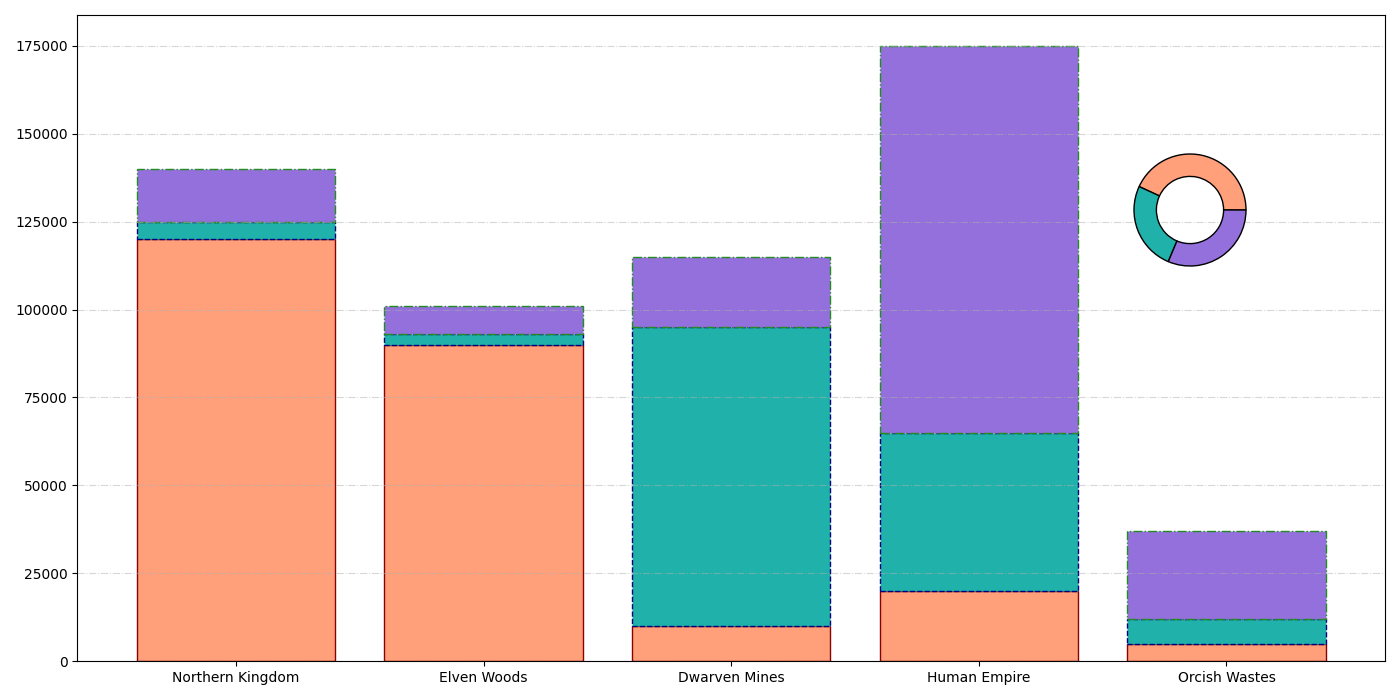

Generate this figure with Python:
import matplotlib.pyplot as plt
import numpy as np

regions = ['Northern Kingdom', 'Elven Woods', 'Dwarven Mines', 'Human Empire', 'Orcish Wastes']
elves_population = [120000, 90000, 10000, 20000, 5000]
dwarves_population = [5000, 3000, 85000, 45000, 7000]
humans_population = [15000, 8000, 20000, 110000, 25000]

# New set of colors for the chart
new_colors = ['#FFA07A', '#20B2AA', '#9370DB']

fig, ax = plt.subplots(figsize=(14, 7))

ax.bar(regions, elves_population, color=new_colors[0], edgecolor='darkred', linestyle='-')
ax.bar(regions, dwarves_population, bottom=elves_population, color=new_colors[1], edgecolor='navy', linestyle='--')
ax.bar(regions, humans_population, bottom=np.array(elves_population) + np.array(dwarves_population), color=new_colors[2], edgecolor='forestgreen', linestyle='-.')

ax.yaxis.grid(True, linestyle='-.', alpha=0.5)

species = ['Elves', 'Dwarves', 'Humans']  # Adjusted the list of species displayed.
population_totals = [sum(elves_population), sum(dwarves_population), sum(humans_population)]  # Removed Orcs count.

inset_ax = fig.add_axes([0.75, 0.6, 0.2, 0.2], aspect=1)
inset_ax.pie(population_totals, colors=new_colors, wedgeprops=dict(width=0.4, edgecolor='black'))

plt.tight_layout()
plt.show()
